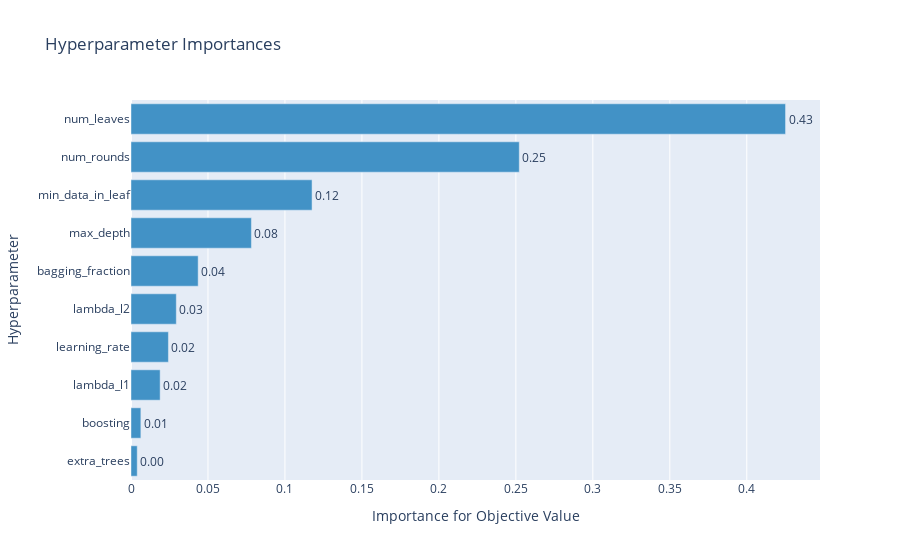

Write notebook code for a chart like this one.
### Code cell
plot_param_importances(study)

### Figure 1 — Plotly figure (JSON) as saved in the notebook; plotly's stock layout.template omitted (floating-point values rounded to 4 significant figures)
{"data": [{"cliponaxis": false, "hovertemplate": ["extra_trees (CategoricalDistribution): 0.004056047080492166<extra></extra>", "boosting (CategoricalDistribution): 0.006405890498448682<extra></extra>", "lambda_l1 (UniformDistribution): 0.01893613798418863<extra></extra>", "learning_rate (UniformDistribution): 0.024307180918552954<extra></extra>", "lambda_l2 (UniformDistribution): 0.029425985413566762<extra></extra>", "bagging_fraction (UniformDistribution): 0.04363416532125677<extra></extra>", "max_depth (IntUniformDistribution): 0.0782220211985396<extra></extra>", "min_data_in_leaf (IntUniformDistribution): 0.1176129289746018<extra></extra>", "num_rounds (IntUniformDistribution): 0.2522172970797462<extra></extra>", "num_leaves (IntUniformDistribution): 0.4251823455306064<extra></extra>"], "marker": {"color": "rgb(66,146,198)"}, "orientation": "h", "text": ["0.004056047080492166", "0.006405890498448682", "0.01893613798418863", "0.024307180918552954", "0.029425985413566762", "0.04363416532125677", "0.0782220211985396", "0.1176129289746018", "0.2522172970797462", "0.4251823455306064"], "textposition": "outside", "texttemplate": "%{text:.2f}", "type": "bar", "x": [0.004056, 0.006406, 0.01894, 0.02431, 0.02943, 0.04363, 0.07822, 0.1176, 0.2522, 0.4252], "y": ["extra_trees", "boosting", "lambda_l1", "learning_rate", "lambda_l2", "bagging_fraction", "max_depth", "min_data_in_leaf", "num_rounds", "num_leaves"]}], "layout": {"showlegend": false, "title": {"text": "Hyperparameter Importances"}, "xaxis": {"title": {"text": "Importance for Objective Value"}}, "yaxis": {"title": {"text": "Hyperparameter"}}}}
